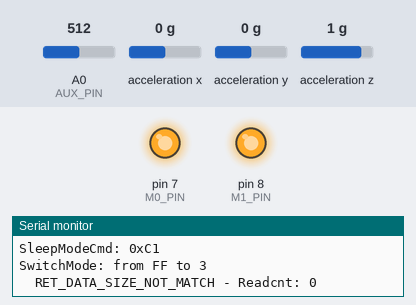
A sketch run on a simulated Arduino Uno, built with avr-gcc and run on an emulated ATmega328P. Shown: output pins drawn as LEDs (lit = HIGH), the last lines printed to the serial monitor. Wiring (inferred from the names in the program): ADXL345 accelerometer at I2C address 0x1D; ADXL345 accelerometer at I2C address 0x53. The test bench sets the inputs (shaded band); at power-on: acceleration x 0 g, acceleration y 0 g, acceleration z 1 g, A0 (AUX_PIN) = 512.

Above: at 0.1 s.
At 3.6 s:
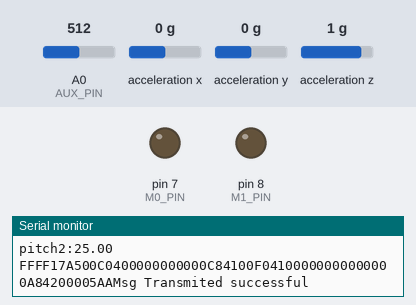
3.7 s: acceleration x set to -1.4 g
6.4 s: acceleration y set to -1.4 g
9.6 s: acceleration z set to -1.4 g
Timing chart, 0 to 12.6 s (numbered marks = the images above; inputs shaded):
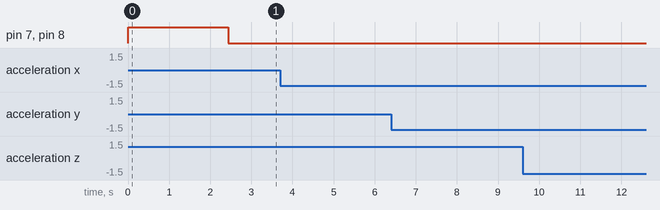

The sketch:

MT-CTL-SERVER.ino
```cpp
// (licence header left out)
#include <SoftwareSerial.h>
#include <Wire.h>
#include <math.h>
#include "E32-TTL-100.h"

/*
 need series a 4.7k Ohm resistor between .
 UNO/NANO(5V mode)                E32-TTL-100
    *--------*                      *------*
    | D7     | <------------------> | M0   |
    | D8     | <------------------> | M1   |
    | A0     | <------------------> | AUX  |
    | D10(Rx)| <---> 4.7k Ohm <---> | Tx   |
    | D11(Tx)| <---> 4.7k Ohm <---> | Rx   |
    *--------*                      *------*
*/
#define DEVICE (0x53)      //ADXL345 device address
#define DEVICE2 (0x1D)
#define TO_READ (6)        //num of bytes we are going to read each time (two bytes for each axis)
#define TO_SEND 46

#define M0_PIN  7
#define M1_PIN  8
#define AUX_PIN A0
#define SOFT_RX 10
#define SOFT_TX 11

#define JOINT1_LOW -40
#define JOINT1_HIGH 40
#define JOINT2_LOW 0
#define JOINT2_HIGH 50
#define JOINT3_LOW 0
#define JOINT3_HIGH 60
#define GRIBBER_LOW 30
#define GRIBBER_HIGH 139

#define ROLL_LOW -60
#define ROLL_HIGH 60
#define PITCH_LOW -60
#define PITCH_HIGH 60
#define ROLL2_LOW -60
#define ROLL2_HIGH 60
#define PITCH2_LOW -60
#define PITCH2_HIGH 60

const char ST_SIG = 0xff;
const char CHANNEL = 0x17;
const char STARTSIGN = 0xa5;
const char ENDSIGN = 0x5a;
const char NEWLINESIG = 0x0a;

const float STATE = 6;
const float AXIS = 0;

float RX;
float RY;
float RZ;
float RH;
const float ISGRAB = 0;
const float STARTVE = 0;
float ENDVE;
const float MAXVE = 0;

byte buff[TO_READ] ;        //6 bytes buffer for saving data read from the device
char str[512];              //string buffer to transform data before sending it to the serial port
int regAddress = 0x32;      //first axis-acceleration-data register on the ADXL345
int x, y, z;                //three axis acceleration data
float roll = 0.00, pitch = 0.00;   //Roll & Pitch are the angles which rotate by the axis X and y
float roll2 = 0.00, pitch2 = 0.00;
//in the sequence of R(x-y-z).
unsigned char sendBuff[TO_SEND] = {0};

SoftwareSerial softSerial(SOFT_RX, SOFT_TX);  // RX, TX

union floatData{
  float num;
  unsigned char data[4];
}command_data1,command_data2,command_data3,command_data4,command_data5,command_data6,command_data7,command_data8,command_data9,command_data10;   // double to bytes union =_=


//=== AUX ===========================================+
bool AUX_HL;
bool ReadAUX() {
  int val = analogRead(AUX_PIN);

  if(val<50)
  {
    AUX_HL = LOW;
  }else {
    AUX_HL = HIGH;
  }

  return AUX_HL;
}

//return default status
RET_STATUS WaitAUX_H()
{
  RET_STATUS STATUS = RET_SUCCESS;

  uint8_t cnt = 0;
  uint8_t data_buf[100], data_len;

  while((ReadAUX()==LOW) && (cnt++<TIME_OUT_CNT))
  {
    Serial.print(".");
    delay(100);
  }

  if(cnt==0) {}
  else if(cnt>=TIME_OUT_CNT) {
    STATUS = RET_TIMEOUT;
    Serial.println(" TimeOut");
  }
  else {
    Serial.println("waiting~");
  }

  return STATUS;
}
//=== AUX ===========================================-
//=== Mode Select ===================================+
bool chkModeSame(MODE_TYPE mode) {
  static MODE_TYPE pre_mode = MODE_INIT;

  if(pre_mode == mode)
  {
    //Serial.print("SwitchMode: (no need to switch) ");  Serial.println(mode, HEX);
    return true;
  }
  else {
    Serial.print("SwitchMode: from ");  Serial.print(pre_mode, HEX);  Serial.print(" to ");  Serial.println(mode, HEX);
    pre_mode = mode;
    return false;
  }
}

void SwitchMode(MODE_TYPE mode)
{
  if(!chkModeSame(mode))
  {
    WaitAUX_H();

    switch (mode) {
      case MODE_0_NORMAL:
        // Mode 0 | normal operation
        digitalWrite(M0_PIN, LOW);
        digitalWrite(M1_PIN, LOW);
        break;
      case MODE_1_WAKE_UP:
        digitalWrite(M0_PIN, HIGH);
        digitalWrite(M1_PIN, LOW);
        break;
      case MODE_2_POWER_SAVIN:
        digitalWrite(M0_PIN, LOW);
        digitalWrite(M1_PIN, HIGH);
        break;
      case MODE_3_SLEEP:
        // Mode 3 | Setting operation
        digitalWrite(M0_PIN, HIGH);
        digitalWrite(M1_PIN, HIGH);
        break;
      default:
        return ;
    }

    WaitAUX_H();
    delay(10);
  }
}
//=== Mode Select ===================================-
//=== Basic cmd =====================================+
void cleanUARTBuf() {
  bool IsNull = true;

  while (softSerial.available()) {
    IsNull = false;

    softSerial.read();
  }
}

void triple_cmd(SLEEP_MODE_CMD_TYPE Tcmd) {
  uint8_t CMD[3] = {Tcmd, Tcmd, Tcmd};
  softSerial.write(CMD, 3);
  delay(50);  //need ti check
}

RET_STATUS Module_info(uint8_t* pReadbuf, uint8_t buf_len) {
  RET_STATUS STATUS = RET_SUCCESS;
  uint8_t Readcnt, idx;

  Readcnt = softSerial.available();
  //Serial.print("softSerial.available(): ");  Serial.print(Readcnt);  Serial.println(" bytes.");
  if (Readcnt == buf_len)
  {
    for(idx=0;idx<buf_len;idx++)
    {
      *(pReadbuf+idx) = softSerial.read();
      Serial.print(" 0x");
      Serial.print(0xFF & *(pReadbuf+idx), HEX);    // print as an ASCII-encoded hexadecimal
    } Serial.println("");
  }
  else {
    STATUS = RET_DATA_SIZE_NOT_MATCH;
    Serial.print("  RET_DATA_SIZE_NOT_MATCH - Readcnt: ");  Serial.println(Readcnt);
    cleanUARTBuf();
  }

  return STATUS;
}
//=== Basic cmd =====================================-
//=== Sleep mode cmd ================================+
RET_STATUS Write_CFG_PDS(struct CFGstruct* pCFG)
{
  softSerial.write((uint8_t *)pCFG, 6);

  WaitAUX_H();
  delay(1200);  //need ti check

  return RET_SUCCESS;
}

RET_STATUS Read_CFG(struct CFGstruct* pCFG)
{
  RET_STATUS STATUS = RET_SUCCESS;

  //1. read UART buffer.
  cleanUARTBuf();

  //2. send CMD
  triple_cmd(R_CFG);

  //3. Receive configure
  STATUS = Module_info((uint8_t *)pCFG, sizeof(CFGstruct));
  if(STATUS == RET_SUCCESS)
  {
  Serial.print("  HEAD:     ");  Serial.println(pCFG->HEAD, HEX);
  Serial.print("  ADDH:     ");  Serial.println(pCFG->ADDH, HEX);
  Serial.print("  ADDL:     ");  Serial.println(pCFG->ADDL, HEX);

  Serial.print("  CHAN:     ");  Serial.println(pCFG->CHAN, HEX);
  }

  return STATUS;
}

RET_STATUS Read_module_version(struct MVerstruct* MVer)
{
  RET_STATUS STATUS = RET_SUCCESS;

  //1. read UART buffer.
  cleanUARTBuf();

  //2. send CMD
  triple_cmd(R_MODULE_VERSION);

  //3. Receive configure
  STATUS = Module_info((uint8_t *)MVer, sizeof(MVerstruct));
  if(STATUS == RET_SUCCESS)
  {
    Serial.print("  HEAD:     0x");  Serial.println(MVer->HEAD, HEX);
    Serial.print("  Model:    0x");  Serial.println(MVer->Model, HEX);
    Serial.print("  Version:  0x");  Serial.println(MVer->Version, HEX);
    Serial.print("  features: 0x");  Serial.println(MVer->features, HEX);
  }

  return RET_SUCCESS;
}

void Reset_module()
{
  triple_cmd(W_RESET_MODULE);

  WaitAUX_H();
  delay(1000);
}

RET_STATUS SleepModeCmd(uint8_t CMD, void* pBuff)
{
  RET_STATUS STATUS = RET_SUCCESS;

  Serial.print("SleepModeCmd: 0x");  Serial.println(CMD, HEX);
  WaitAUX_H();

  SwitchMode(MODE_3_SLEEP);

  switch (CMD)
  {
    case W_CFG_PWR_DWN_SAVE:
      STATUS = Write_CFG_PDS((struct CFGstruct* )pBuff);
      break;
    case R_CFG:
      STATUS = Read_CFG((struct CFGstruct* )pBuff);
      break;
    case W_CFG_PWR_DWN_LOSE:

      break;
    case R_MODULE_VERSION:
      Read_module_version((struct MVerstruct* )pBuff);
      break;
    case W_RESET_MODULE:
      Reset_module();
      break;

    default:
      return RET_INVALID_PARAM;
  }

  WaitAUX_H();
  return STATUS;
}
//=== Sleep mode cmd ================================-

RET_STATUS SettingModule(struct CFGstruct *pCFG)
{
  RET_STATUS STATUS = RET_SUCCESS;

#ifdef Device_A
  pCFG->ADDH = DEVICE_A_ADDR_H;
  pCFG->ADDL = DEVICE_A_ADDR_L;
#else
  pCFG->ADDH = DEVICE_B_ADDR_H;
  pCFG->ADDL = DEVICE_B_ADDR_L;
#endif

  pCFG->OPTION_bits.trsm_mode =TRSM_FP_MODE;
  pCFG->OPTION_bits.tsmt_pwr = TSMT_PWR_10DB;

  STATUS = SleepModeCmd(W_CFG_PWR_DWN_SAVE, (void* )pCFG);

  SleepModeCmd(W_RESET_MODULE, NULL);

  STATUS = SleepModeCmd(R_CFG, (void* )pCFG);

  return STATUS;
}


RET_STATUS SendMsg() {
  RET_STATUS STATUS = RET_SUCCESS;

  SwitchMode(MODE_0_NORMAL);

//  if(ReadAUX()!=HIGH)
//  {
//    return RET_NOT_IMPLEMENT;
//  }
//  delay(10);
//  if(ReadAUX()!=HIGH)
//  {
//    return RET_NOT_IMPLEMENT;
//  }
//
//
  //Send format : ADDH ADDL CHAN DATA_0 DATA_1 DATA_2 ...
  // Broadcast mode
//    uint8_t SendBuf[6] = { 0xFF, 0xFF, 0x17, 0x00, 0x00, 0x3F}; //for A
//  softSerial.write(SendBuf, 6);
//  uint8_t SendBuf2[6] = { 0xFF, 0xFF, 0x17, 0x00, 0x00, 0x3F}; //for B
//  softSerial.write(SendBuf2, 6);
  softSerial.write(sendBuff, TO_SEND);

  return STATUS;
}

//reads num bytes starting from address register on device in to buff array
void readFrom(int device, byte address, int num, byte buff[]) {
  Wire.beginTransmission(device); //start transmission to device
  Wire.write(address);        //sends address to read from
  Wire.endTransmission(); //end transmission

  Wire.beginTransmission(device); //start transmission to device
  Wire.requestFrom(device, num);    // request 6 bytes from device

  int i = 0;
  while(Wire.available())    //device may send less than requested (abnormal)
  {
    buff[i] = Wire.read(); // receive a byte
    i++;
  }
  Wire.endTransmission(); //end transmission
}

//Writes val to address register on device
void writeTo(int device, byte address, byte val) {
  Wire.beginTransmission(device); //start transmission to device
  Wire.write(address);        // send register address
  Wire.write(val);        // send value to write
  Wire.endTransmission(); //end transmission
}

//calculate the Roll&Pitch
void RP_calculate(int opcode){
  double x_Buff = float(x);
  double y_Buff = float(y);
  double z_Buff = float(z);
  if(opcode == 1) {
    roll = atan2(y_Buff , z_Buff) * 57.3;
    pitch = atan2((- x_Buff) , sqrt(y_Buff * y_Buff + z_Buff * z_Buff)) * 57.3;
  }
  else if(opcode == 2) {
    roll2 = atan2(y_Buff , z_Buff) * 57.3;
    pitch2 = atan2((- x_Buff) , sqrt(y_Buff * y_Buff + z_Buff * z_Buff)) * 57.3;
  }

}
void mapFunc() {
  roll = map(roll, ROLL_LOW, ROLL_HIGH, JOINT1_LOW, JOINT1_HIGH);
  pitch = map(pitch, PITCH_LOW, PITCH_HIGH, JOINT3_LOW, JOINT3_HIGH);
  roll2 = map(roll2, ROLL2_LOW, ROLL2_HIGH, GRIBBER_LOW, GRIBBER_HIGH);
  pitch2 = map(pitch2, PITCH2_LOW, PITCH2_HIGH, JOINT2_LOW, JOINT2_HIGH);
}
bool checkValid() {
  return (JOINT1_LOW <= roll && roll <= JOINT1_HIGH && JOINT3_LOW <= pitch && pitch <= JOINT3_HIGH && GRIBBER_LOW <= roll2 && roll2 <= GRIBBER_HIGH && JOINT2_LOW <= pitch2 && pitch2 <= JOINT2_HIGH) ? true : false;
}
// transform pitch/roll to ROS communication form, then send.
void motionDataSend() {
//  roll
  mapFunc();
//  if(checkValid()) {
    if(true) {
    RX = roll;
    RY = pitch2;
    RZ = pitch;
    RH = 0;
    ENDVE = roll2;

    command_data1.num = STATE;
    command_data2.num = AXIS;
    command_data3.num = RX;
    command_data4.num = RY;
    command_data5.num = RZ;
    command_data6.num = RH;
    command_data7.num = ISGRAB;
    command_data8.num = STARTVE;
    command_data9.num = ENDVE;
    command_data10.num = MAXVE;

    sendBuff[0] = ST_SIG;
    sendBuff[1] = ST_SIG;
    sendBuff[2] = CHANNEL;
    sendBuff[3] = STARTSIGN;
    sendBuff[44] = ENDSIGN;
    sendBuff[45] = NEWLINESIG; // new line sig
    for(int i = 0;i < 4;i++) {
      sendBuff[i + 4] = command_data1.data[i];
      sendBuff[i + 8] = command_data2.data[i];
      sendBuff[i + 12] = command_data3.data[i];
      sendBuff[i + 16] = command_data4.data[i];
      sendBuff[i + 20] = command_data5.data[i];
      sendBuff[i + 24] = command_data6.data[i];
      sendBuff[i + 28] = command_data7.data[i];
      sendBuff[i + 32] = command_data8.data[i];
      sendBuff[i + 36] = command_data9.data[i];
      sendBuff[i + 40] = command_data10.data[i];
    }
  //debug
    Serial.print("\nroll:");
    Serial.println(roll);
    Serial.print("pitch:");
    Serial.println(pitch);

    Serial.print("roll2:");
    Serial.println(roll2);
    Serial.print("pitch2:");
    Serial.println(pitch2);
    for(int i = 0;i < TO_SEND;i++) Serial.print(sendBuff[i],HEX);
    //sendMsg
    if(SendMsg() == RET_SUCCESS) Serial.println("Msg Transmited successful");
  }

}


void setup() {
  RET_STATUS STATUS = RET_SUCCESS;
  struct CFGstruct CFG;
  struct MVerstruct MVer;

  pinMode(M0_PIN, OUTPUT);
  pinMode(M1_PIN, OUTPUT);
  pinMode(AUX_PIN, INPUT);

  Wire.begin();
  softSerial.begin(9600);
  Serial.begin(9600);

  //Turning on the ADXL345
  writeTo(DEVICE, 0x2D, 0);
  writeTo(DEVICE, 0x2D, 16);
  writeTo(DEVICE, 0x2D, 8);

  writeTo(DEVICE2, 0x2D,0);
  writeTo(DEVICE2, 0x2D,16);
  writeTo(DEVICE2, 0x2D,8);

#ifdef Device_A
  Serial.println("[10-A] ");
#else
  Serial.println("[10-B] ");
#endif

  STATUS = SleepModeCmd(R_CFG, (void* )&CFG);
  STATUS = SettingModule(&CFG);

  STATUS = SleepModeCmd(R_MODULE_VERSION, (void* )&MVer);

  // switch Mode 0 to normal operation
  SwitchMode(MODE_0_NORMAL);

  //self-check initialization.
  WaitAUX_H();
  delay(10);

  if(STATUS == RET_SUCCESS)
    Serial.println("Setup init OK!!");
}


void loop() {
  readFrom(DEVICE, regAddress, TO_READ, buff);
  x = (((int)buff[1]) << 8) | buff[0];
  y = (((int)buff[3])<< 8) | buff[2];
  z = (((int)buff[5]) << 8) | buff[4];
  RP_calculate(1);

  readFrom(DEVICE2, regAddress, TO_READ, buff);
  x = (((int)buff[1]) << 8) | buff[0];
  y = (((int)buff[3])<< 8) | buff[2];
  z = (((int)buff[5]) << 8) | buff[4];
  RP_calculate(2);


//  if(-60.0 <= roll && roll <= 60.0 && 20.0 <= pitch && pitch <= 60 ) motionDataSend();
  motionDataSend();
  delay(1100);
}
```

E32-TTL-100.h
```cpp
/**
 * E32-TTL-100 Transceiver Interface
 *
 * @author Bob Chen (bob-0505@gotmail.com)
 * @date 1 November 2017
 * https://github.com/Bob0505/E32-TTL-100
 */
#ifndef E32-TTL-100_H_
#define E32-TTL-100_H_

typedef enum {
  RET_SUCCESS = 0,
  RET_ERROR_UNKNOWN,	/* something shouldn't happened */
  RET_NOT_SUPPORT,
  RET_NOT_IMPLEMENT,
  RET_NOT_INITIAL,
  RET_INVALID_PARAM,
  RET_DATA_SIZE_NOT_MATCH,
  RET_BUF_TOO_SMALL,
  RET_TIMEOUT,
  RET_HW_ERROR,
} RET_STATUS;

enum MODE_TYPE
{
  MODE_0_NORMAL = 0,
  MODE_1_WAKE_UP,
  MODE_2_POWER_SAVIN,
  MODE_3_SLEEP,
  MODE_INIT = 0xFF
};

//SPED+
enum SLEEP_MODE_CMD_TYPE
{
  W_CFG_PWR_DWN_SAVE = 0xC0,
  R_CFG              = 0xC1,
  W_CFG_PWR_DWN_LOSE = 0xC2,
  R_MODULE_VERSION   = 0xC3,
  W_RESET_MODULE     = 0xC4
};

enum UART_FORMAT_TYPE
{
  UART_FORMAT_8N1 = 0x00,  /*no   parity bit one stop*/
  UART_FORMAT_8O1 = 0x01,  /*odd  parity bit one stop*/
  UART_FORMAT_8E1 = 0x02   /*even parity bitone stop*/
};

enum UART_BPS_TYPE
{
  UART_BPS_1200 = 0x00,
  UART_BPS_9600 = 0x03,
  UART_BPS_115200 = 0x07
};

enum AIR_BPS_TYPE
{
  AIR_BPS_300   = 0x00,
  AIR_BPS_2400  = 0x02,
  AIR_BPS_19200 = 0x05
};
//SPED-

//410~441MHz : 410M + CHAN*1M
enum AIR_CHAN_TYPE
{
  AIR_CHAN_410M = 0x00,
  AIR_CHAN_433M = 0x17,
  AIR_CHAN_441M = 0x1F
};

//OPTION+
#define TRSM_TT_MODE		0x00	/*Transparent Transmission*/
#define TRSM_FP_MODE		0x01	/*Fixed-point transmission mode*/

#define OD_DRIVE_MODE		0x00
#define PP_DRIVE_MODE		0x01

enum WEAK_UP_TIME_TYPE
{
  WEAK_UP_TIME_250  = 0x00,
  WEAK_UP_TIME_1000 = 0x03,
  WEAK_UP_TIME_2000 = 0x07
};

#define DISABLE_FEC			0x00
#define ENABLE_FEC			0x01

//Transmit power
enum TSMT_PWR_TYPE
{
  TSMT_PWR_20DB = 0x00,
  TSMT_PWR_17DB = 0x01,
  TSMT_PWR_14DB = 0x02,
  TSMT_PWR_10DB = 0x03
};
//OPTION-

#pragma pack(push, 1)
struct SPEDstruct {
  uint8_t air_bps : 3; //bit 0-2
  uint8_t uart_bps: 3; //bit 3-5
  uint8_t uart_fmt: 2; //bit 6-7
};

struct OPTIONstruct {
  uint8_t tsmt_pwr    : 2; //bit 0-1
  uint8_t enFWC       : 1; //bit 2
  uint8_t wakeup_time : 3; //bit 3-5
  uint8_t drive_mode  : 1; //bit 6
  uint8_t trsm_mode   : 1; //bit 7
};

struct CFGstruct {
  uint8_t HEAD;
  uint8_t ADDH;
  uint8_t ADDL;
  struct SPEDstruct   SPED_bits;
  uint8_t CHAN;
  struct OPTIONstruct OPTION_bits;
};

struct MVerstruct {
  uint8_t HEAD;
  uint8_t Model;
  uint8_t Version;
  uint8_t features;
};
#pragma pack(pop)


#define Device_A

#define TIME_OUT_CNT	100
#define MAX_TX_SIZE		58

#define DEVICE_A_ADDR_H 0x05
#define DEVICE_A_ADDR_L 0x01
#define DEVICE_B_ADDR_H 0x05
#define DEVICE_B_ADDR_L 0x02

#endif /* E32-TTL-100_H_ */
```
